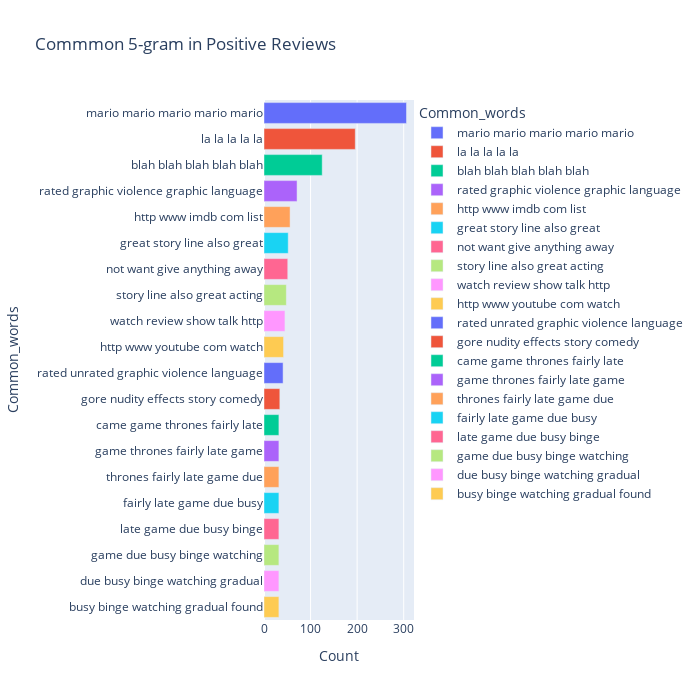

Source (notebook cell):
### Markdown cell above
### 5. Fivegram

### Code cell
most_common_uni = get_top_text_ngrams(df.Reviews_clean[df['Ratings']>=7],20,5)
most_common_uni = dict(most_common_uni)
temp = pd.DataFrame(columns = ["Common_words" , 'Count'])
temp["Common_words"] = list(most_common_uni.keys())
temp["Count"] = list(most_common_uni.values())
fig = px.bar(temp, x="Count", y="Common_words", title='Commmon 5-gram in Positive Reviews', orientation='h', 
             width=700, height=700,color='Common_words')
fig.show()

### Figure 1 — Plotly figure (JSON) as saved in the notebook; plotly's stock layout.template omitted (floating-point values rounded to 4 significant figures)
{"data": [{"alignmentgroup": "True", "hovertemplate": "Common_words=%{y}<br>Count=%{x}<extra></extra>", "legendgroup": "mario mario mario mario mario", "marker": {"color": "#636efa", "pattern": {"shape": ""}}, "name": "mario mario mario mario mario", "offsetgroup": "mario mario mario mario mario", "orientation": "h", "showlegend": true, "textposition": "auto", "type": "bar", "x": [306], "xaxis": "x", "y": ["mario mario mario mario mario"], "yaxis": "y"}, {"alignmentgroup": "True", "hovertemplate": "Common_words=%{y}<br>Count=%{x}<extra></extra>", "legendgroup": "la la la la la", "marker": {"color": "#EF553B", "pattern": {"shape": ""}}, "name": "la la la la la", "offsetgroup": "la la la la la", "orientation": "h", "showlegend": true, "textposition": "auto", "type": "bar", "x": [196], "xaxis": "x", "y": ["la la la la la"], "yaxis": "y"}, {"alignmentgroup": "True", "hovertemplate": "Common_words=%{y}<br>Count=%{x}<extra></extra>", "legendgroup": "blah blah blah blah blah", "marker": {"color": "#00cc96", "pattern": {"shape": ""}}, "name": "blah blah blah blah blah", "offsetgroup": "blah blah blah blah blah", "orientation": "h", "showlegend": true, "textposition": "auto", "type": "bar", "x": [125], "xaxis": "x", "y": ["blah blah blah blah blah"], "yaxis": "y"}, {"alignmentgroup": "True", "hovertemplate": "Common_words=%{y}<br>Count=%{x}<extra></extra>", "legendgroup": "rated graphic violence graphic language", "marker": {"color": "#ab63fa", "pattern": {"shape": ""}}, "name": "rated graphic violence graphic language", "offsetgroup": "rated graphic violence graphic language", "orientation": "h", "showlegend": true, "textposition": "auto", "type": "bar", "x": [71], "xaxis": "x", "y": ["rated graphic violence graphic language"], "yaxis": "y"}, {"alignmentgroup": "True", "hovertemplate": "Common_words=%{y}<br>Count=%{x}<extra></extra>", "legendgroup": "http www imdb com list", "marker": {"color": "#FFA15A", "pattern": {"shape": ""}}, "name": "http www imdb com list", "offsetgroup": "http www imdb com list", "orientation": "h", "showlegend": true, "textposition": "auto", "type": "bar", "x": [56], "xaxis": "x", "y": ["http www imdb com list"], "yaxis": "y"}, {"alignmentgroup": "True", "hovertemplate": "Common_words=%{y}<br>Count=%{x}<extra></extra>", "legendgroup": "great story line also great", "marker": {"color": "#19d3f3", "pattern": {"shape": ""}}, "name": "great story line also great", "offsetgroup": "great story line also great", "orientation": "h", "showlegend": true, "textposition": "auto", "type": "bar", "x": [52], "xaxis": "x", "y": ["great story line also great"], "yaxis": "y"}, {"alignmentgroup": "True", "hovertemplate": "Common_words=%{y}<br>Count=%{x}<extra></extra>", "legendgroup": "not want give anything away", "marker": {"color": "#FF6692", "pattern": {"shape": ""}}, "name": "not want give anything away", "offsetgroup": "not want give anything away", "orientation": "h", "showlegend": true, "textposition": "auto", "type": "bar", "x": [51], "xaxis": "x", "y": ["not want give anything away"], "yaxis": "y"}, {"alignmentgroup": "True", "hovertemplate": "Common_words=%{y}<br>Count=%{x}<extra></extra>", "legendgroup": "story line also great acting", "marker": {"color": "#B6E880", "pattern": {"shape": ""}}, "name": "story line also great acting", "offsetgroup": "story line also great acting", "orientation": "h", "showlegend": true, "textposition": "auto", "type": "bar", "x": [48], "xaxis": "x", "y": ["story line also great acting"], "yaxis": "y"}, {"alignmentgroup": "True", "hovertemplate": "Common_words=%{y}<br>Count=%{x}<extra></extra>", "legendgroup": "watch review show talk http", "marker": {"color": "#FF97FF", "pattern": {"shape": ""}}, "name": "watch review show talk http", "offsetgroup": "watch review show talk http", "orientation": "h", "showlegend": true, "textposition": "auto", "type": "bar", "x": [45], "xaxis": "x", "y": ["watch review show talk http"], "yaxis": "y"}, {"alignmentgroup": "True", "hovertemplate": "Common_words=%{y}<br>Count=%{x}<extra></extra>", "legendgroup": "http www youtube com watch", "marker": {"color": "#FECB52", "pattern": {"shape": ""}}, "name": "http www youtube com watch", "offsetgroup": "http www youtube com watch", "orientation": "h", "showlegend": true, "textposition": "auto", "type": "bar", "x": [42], "xaxis": "x", "y": ["http www youtube com watch"], "yaxis": "y"}, {"alignmentgroup": "True", "hovertemplate": "Common_words=%{y}<br>Count=%{x}<extra></extra>", "legendgroup": "rated unrated graphic violence language", "marker": {"color": "#636efa", "pattern": {"shape": ""}}, "name": "rated unrated graphic violence language", "offsetgroup": "rated unrated graphic violence language", "orientation": "h", "showlegend": true, "textposition": "auto", "type": "bar", "x": [41], "xaxis": "x", "y": ["rated unrated graphic violence language"], "yaxis": "y"}, {"alignmentgroup": "True", "hovertemplate": "Common_words=%{y}<br>Count=%{x}<extra></extra>", "legendgroup": "gore nudity effects story comedy", "marker": {"color": "#EF553B", "pattern": {"shape": ""}}, "name": "gore nudity effects story comedy", "offsetgroup": "gore nudity effects story comedy", "orientation": "h", "showlegend": true, "textposition": "auto", "type": "bar", "x": [34], "xaxis": "x", "y": ["gore nudity effects story comedy"], "yaxis": "y"}, {"alignmentgroup": "True", "hovertemplate": "Common_words=%{y}<br>Count=%{x}<extra></extra>", "legendgroup": "came game thrones fairly late", "marker": {"color": "#00cc96", "pattern": {"shape": ""}}, "name": "came game thrones fairly late", "offsetgroup": "came game thrones fairly late", "orientation": "h", "showlegend": true, "textposition": "auto", "type": "bar", "x": [32], "xaxis": "x", "y": ["came game thrones fairly late"], "yaxis": "y"}, {"alignmentgroup": "True", "hovertemplate": "Common_words=%{y}<br>Count=%{x}<extra></extra>", "legendgroup": "game thrones fairly late game", "marker": {"color": "#ab63fa", "pattern": {"shape": ""}}, "name": "game thrones fairly late game", "offsetgroup": "game thrones fairly late game", "orientation": "h", "showlegend": true, "textposition": "auto", "type": "bar", "x": [32], "xaxis": "x", "y": ["game thrones fairly late game"], "yaxis": "y"}, {"alignmentgroup": "True", "hovertemplate": "Common_words=%{y}<br>Count=%{x}<extra></extra>", "legendgroup": "thrones fairly late game due", "marker": {"color": "#FFA15A", "pattern": {"shape": ""}}, "name": "thrones fairly late game due", "offsetgroup": "thrones fairly late game due", "orientation": "h", "showlegend": true, "textposition": "auto", "type": "bar", "x": [32], "xaxis": "x", "y": ["thrones fairly late game due"], "yaxis": "y"}, {"alignmentgroup": "True", "hovertemplate": "Common_words=%{y}<br>Count=%{x}<extra></extra>", "legendgroup": "fairly late game due busy", "marker": {"color": "#19d3f3", "pattern": {"shape": ""}}, "name": "fairly late game due busy", "offsetgroup": "fairly late game due busy", "orientation": "h", "showlegend": true, "textposition": "auto", "type": "bar", "x": [32], "xaxis": "x", "y": ["fairly late game due busy"], "yaxis": "y"}, {"alignmentgroup": "True", "hovertemplate": "Common_words=%{y}<br>Count=%{x}<extra></extra>", "legendgroup": "late game due busy binge", "marker": {"color": "#FF6692", "pattern": {"shape": ""}}, "name": "late game due busy binge", "offsetgroup": "late game due busy binge", "orientation": "h", "showlegend": true, "textposition": "auto", "type": "bar", "x": [32], "xaxis": "x", "y": ["late game due busy binge"], "yaxis": "y"}, {"alignmentgroup": "True", "hovertemplate": "Common_words=%{y}<br>Count=%{x}<extra></extra>", "legendgroup": "game due busy binge watching", "marker": {"color": "#B6E880", "pattern": {"shape": ""}}, "name": "game due busy binge watching", "offsetgroup": "game due busy binge watching", "orientation": "h", "showlegend": true, "textposition": "auto", "type": "bar", "x": [32], "xaxis": "x", "y": ["game due busy binge watching"], "yaxis": "y"}, {"alignmentgroup": "True", "hovertemplate": "Common_words=%{y}<br>Count=%{x}<extra></extra>", "legendgroup": "due busy binge watching gradual", "marker": {"color": "#FF97FF", "pattern": {"shape": ""}}, "name": "due busy binge watching gradual", "offsetgroup": "due busy binge watching gradual", "orientation": "h", "showlegend": true, "textposition": "auto", "type": "bar", "x": [32], "xaxis": "x", "y": ["due busy binge watching gradual"], "yaxis": "y"}, {"alignmentgroup": "True", "hovertemplate": "Common_words=%{y}<br>Count=%{x}<extra></extra>", "legendgroup": "busy binge watching gradual found", "marker": {"color": "#FECB52", "pattern": {"shape": ""}}, "name": "busy binge watching gradual found", "offsetgroup": "busy binge watching gradual found", "orientation": "h", "showlegend": true, "textposition": "auto", "type": "bar", "x": [32], "xaxis": "x", "y": ["busy binge watching gradual found"], "yaxis": "y"}], "layout": {"barmode": "relative", "height": 700, "legend": {"title": {"text": "Common_words"}, "tracegroupgap": 0}, "title": {"text": "Commmon 5-gram in Positive Reviews"}, "width": 700, "xaxis": {"anchor": "y", "autorange": true, "domain": [0, 1], "range": [0, 322.1], "title": {"text": "Count"}, "type": "linear"}, "yaxis": {"anchor": "x", "autorange": true, "categoryarray": ["busy binge watching gradual found", "due busy binge watching gradual", "game due busy binge watching", "late game due busy binge", "fairly late game due busy", "thrones fairly late game due", "game thrones fairly late game", "came game thrones fairly late", "gore nudity effects story comedy", "rated unrated graphic violence language", "http www youtube com watch", "watch review show talk http", "story line also great acting", "not want give anything away", "great story line also great", "http www imdb com list", "rated graphic violence graphic language", "blah blah blah blah blah", "la la la la la", "mario mario mario mario mario"], "categoryorder": "array", "domain": [0, 1], "range": [-0.5, 19.5], "title": {"text": "Common_words"}, "type": "category"}}}
